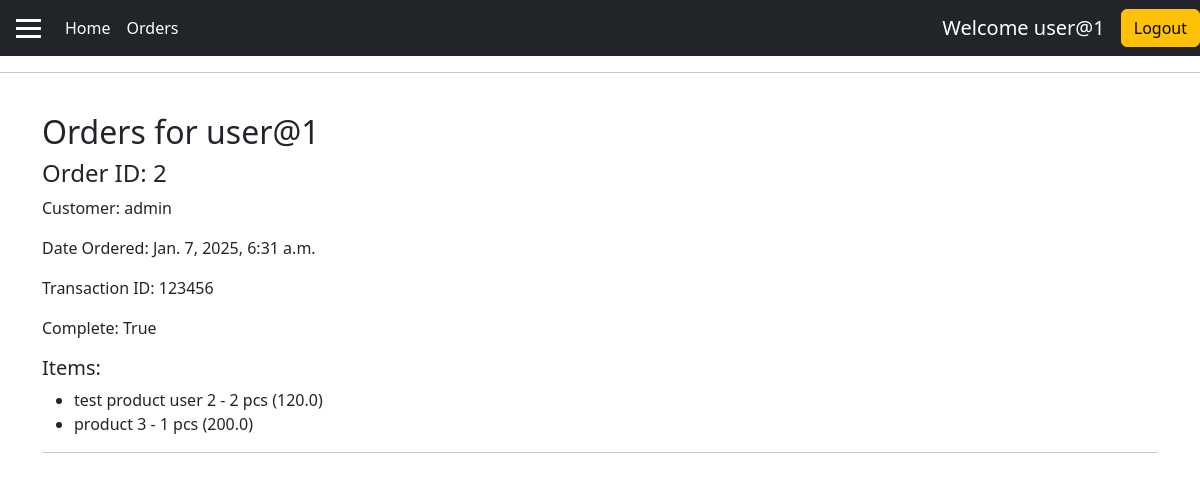
The app's page /seller/orders/ (signed in) with its own data.
### store/models.py (models this page shows, shortened)
class User(AbstractUser):
    USER_ROLES = (
        ('customer', 'Customer'),
        ('seller', 'Seller'),
    )
    role = models.CharField(max_length=10, choices=USER_ROLES, default='customer')

class Order(models.Model):
    customer = models.ForeignKey(Customer, on_delete=models.SET_NULL, null=True, blank=True)
    cart_items = models.ManyToManyField(cartitem, blank=True)
    date_ordered = models.DateTimeField(auto_now_add=True)
    complete = models.BooleanField(default=False)
    transaction_id= models.CharField(max_length=100, null=True)
    shipping_detail = models.OneToOneField(ShippingAddress, on_delete=models.CASCADE, null=True, blank=True)

class Customer(models.Model):
    user = models.OneToOneField(User, on_delete=models.CASCADE,blank=True, null=True)

class cartitem(models.Model):
    customer = models.ForeignKey(Customer, on_delete=models.CASCADE, related_name="cart_items", null=True, blank=True)
    product = models.ForeignKey(Product, on_delete=models.SET_NULL, null=True, blank=True)
    quantity= models.IntegerField(default=1,null=True,blank=True)
    date_added = models.DateTimeField(auto_now_add=True)
    def total_price(self):
       return self.product.price * self.quantity

class Product(models.Model):
    seller = models.ForeignKey(Seller, on_delete=models.CASCADE, related_name="products")
    name = models.CharField(max_length = 200, null=True)
    price = models.FloatField()
    image = models.ImageField(upload_to='images/', default='images/placeholder.png')

### store/views.py (the view)
# urls.py: path("seller/orders/",seller_order_view.as_view(), name="seller_order"),
class seller_order_view(SellerRequiredMixin,LoginRequiredMixin,View):
    def get(self,request,*args, **kwargs):
        seller = request.user.seller
        orders = Order.objects.filter(
            cart_items__product__seller=seller
        ).distinct()
        context = {
            "orders": orders
              }
        return render(request, "store/seller_orders.html", context)

### store/views.py (called while the page is built)
    def dispatch(self, request, *args, **kwargs):
        if request.user.is_authenticated and request.user.role == 'seller':
            return super().dispatch(request, *args, **kwargs)
        return HttpResponseForbidden("You do not have permission to access this page.")

### store/templates/store/seller_orders.html
{% extends 'store/main.html' %}
{% load static %}
{% block content %}
<h2>Orders for {{ request.user.username }}</h2>
<div class="orders">
    {% for order in orders %}
    <div class="order">
        <h4>Order ID: {{ order.id }}</h4>
        <p>Customer: {{ order.customer.user.username }}</p>
        <p>Date Ordered: {{ order.date_ordered }}</p>
        <p>Transaction ID: {{ order.transaction_id }}</p>
        <p>Complete: {{ order.complete }}</p>
        <h5>Items:</h5>
        <ul>
            {% for item in order.cart_items.all %}
            <li>
                {{ item.product.name }} - {{ item.quantity }} pcs
                ({{ item.total_price }})
            </li>
            {% endfor %}
        </ul>
    </div>
    <hr>
    {% empty %}
    <p>No orders yet.</p>
    {% endfor %}
</div>
{% endblock %}

### store/templates/store/main.html (shortened to what this page needs)
<!DOCTYPE html>
{% load static %}
<html lang="en">
<head>
    <link rel="stylesheet" href="https://stackpath.bootstrapcdn.com/bootstrap/4.4.1/css/bootstrap.min.css">
    <link rel="stylesheet" type="text/css" href="{% static 'css/main.css' %}">
    <link href="https://cdn.jsdelivr.net/npm/bootstrap@5.3.0-alpha1/dist/css/bootstrap.min.css" rel="stylesheet">
</head>
<body>
    <nav class="navbar navbar-expand-lg navbar-dark bg-dark">
      <button class="offcanvas-icon ms-3 me-3" type="button" data-bs-toggle="offcanvas" data-bs-target="#offcanvasWithBothOptions" aria-controls="offcanvasWithBothOptions">
        <span class="icon-bar"></span>
        <span class="icon-bar"></span>
        <span class="icon-bar"></span>
    </button>
    <div class="collapse navbar-collapse" id="navbarSupportedContent">
        <ul class="navbar-nav mr-auto">
          <li class="nav-item active">
            <a class="nav-link"
               {% if request.user.is_authenticated %}
                   {% if request.user.role == "customer" %}
                       href="{% url 'store' %}"
                   {% else %}
                       href="{% url 'seller_home' %}"
                   {% endif %}
               {% else %}
                   href="{% url 'store' %}"
               {% endif %}
            >
                Home <span class="sr-only">(current)</span>
            </a>
        </li>
        {% if request.user.is_authenticated and request.user.role == "seller" %}
        <li class="nav-item active">
          <a class="nav-link"href="{% url 'seller_order' %}">
              Orders <span class="sr-only">(current)</span>
          </a>
      </li>
        {% endif %}
        </ul>
          <div class="form-inline my-2 my-lg-0">
          {% if request.user.is_authenticated %}
          <div style="display: inline-block;">
            <h5 style="color: white; display: inline;">Welcome {{ request.user.username }}</h5>
        </div>
        <a href="{% url 'logout' %}" class="btn btn-warning ms-3">Logout</a>
          {% else %}
            <a href="{% url 'seller_login' %}"class="btn btn-warning " style="margin-right: 10px;">seller login</a>
            <a href="{% url 'login' %}"class="btn btn-warning " style="margin-right: 10px;">Login</a>
            <a href="{% url 'signup' %}"class="btn btn-warning">SignUp</a>
          {% endif %}
          </div>
        </div>
      </nav>
      <hr>
        <div class="container">
            <br>
            {% block content %}
            {% endblock content %}
        </div>
  <link href="https://cdn.jsdelivr.net/npm/bootstrap@5.3.0-alpha1/dist/css/bootstrap.min.css" rel="stylesheet">
</body>
</html>

### static/css/main.css (style rules this page uses)
body { background-color: hsl(0, 0%, 98%); }
h1,h2,h3,h4,h5,h6 { color:hsl(0, 0%, 30%); }
.bg-dark { background-color: #4f868c!important; }
.btn { border-radius: 0; }
.offcanvas-icon { cursor: pointer; display: flex; flex-direction: column; gap: 5px; }
.icon-bar { width: 25px; height: 3px; background-color: #333; }

### store/templates/store/main.html (style rules this page uses)
.offcanvas-icon { cursor: pointer; display: flex; flex-direction: column; gap: 5px; background: none; border: none; padding: 0; }
.icon-bar { width: 25px; height: 3px; background-color: white; }

### records on screen
User: user.username "user@1"
Order: id "2", customer.user.username "admin", date_ordered "Jan. 7, 2025, 6:31 a.m.", transaction_id "123456", complete "True"
cartitem: product.name "test product user 2", quantity "2", total_price "120.0"
cartitem: product.name "product 3", quantity "1", total_price "200.0"
